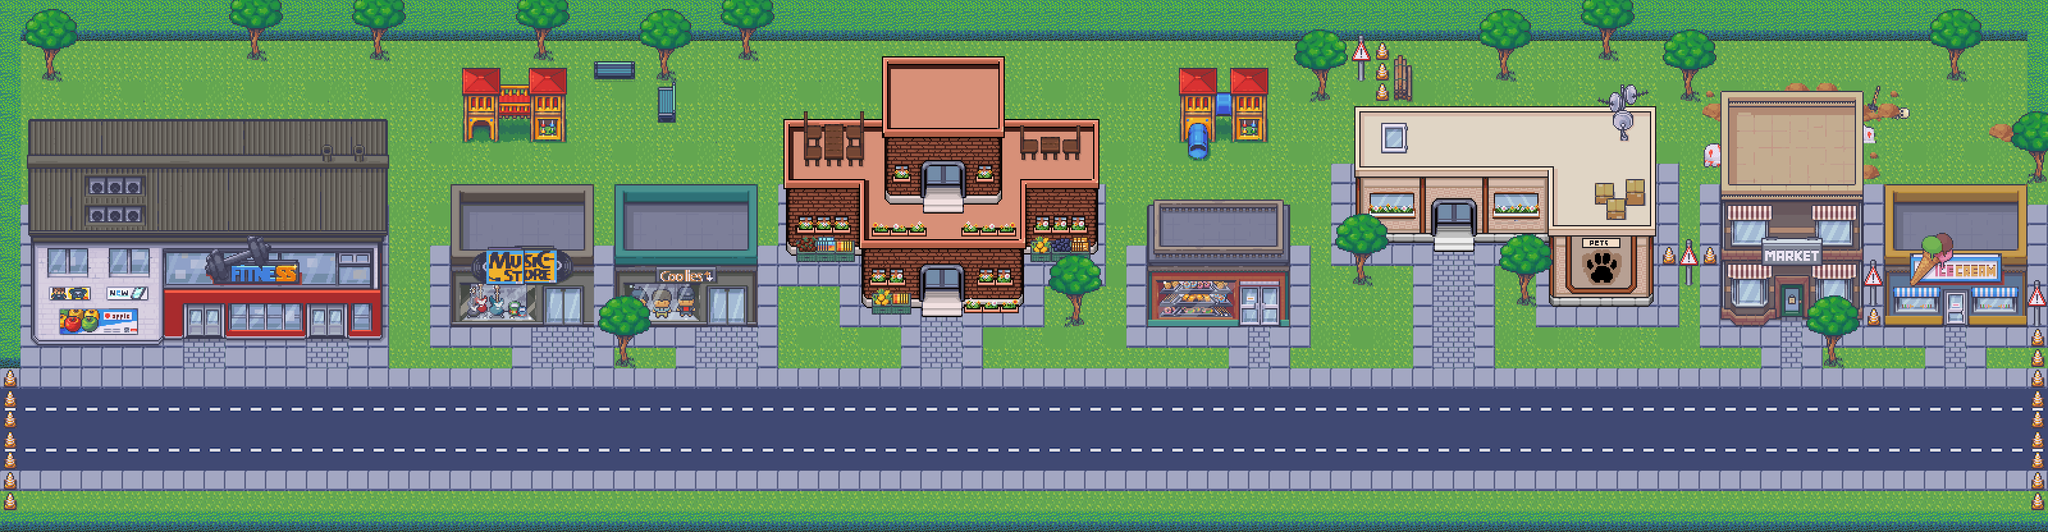

This is a level from a 2D game, rendered from its Tiled map with the project's own tilesets. A one-line summary and the map file follow, with tile-layer data summarised:
An orthogonal 100x26 tile map with 32x32 px tiles, 6 tile layers (ground_Layer, street_Layer, path_Layer, building_Layer, ...), 1 hidden layer not drawn, 10 tilesets.

<map version="1.10" tiledversion="1.10.2" orientation="orthogonal" renderorder="right-down" width="100" height="26" tilewidth="32" tileheight="32" infinite="0" nextlayerid="12" nextobjectid="1">
 <editorsettings>
  <export target="street_map.tmj" format="json" />
 </editorsettings>
 <tileset firstgid="1" name="defimon1" tilewidth="32" tileheight="32" tilecount="10176" columns="96">
  <image source="defimon1.png" width="3072" height="3392" />
 </tileset>
 <tileset firstgid="10177" name="defimon2" tilewidth="32" tileheight="32" tilecount="2640" columns="44">
  <image source="defimon2.png" width="1408" height="1920" />
 </tileset>
 <tileset firstgid="12817" name="gather_plants_1.2" tilewidth="32" tileheight="32" tilecount="920" columns="20">
  <image source="gather_plants_1.2.png" width="640" height="1472" />
 </tileset>
 <tileset firstgid="13737" name="Shopping_Center_and_Markets_32x32" tilewidth="32" tileheight="32" tilecount="2176" columns="32">
  <image source="Shopping_Center_and_Markets_32x32.png" width="1024" height="2176" />
 </tileset>
 <tileset firstgid="15913" name="Floor_Modular_Buildings_32x32" tilewidth="32" tileheight="32" tilecount="8288" columns="32">
  <image source="Floor_Modular_Buildings_32x32.png" width="1024" height="8288" />
 </tileset>
 <tileset firstgid="24201" name="School_32x32" tilewidth="32" tileheight="32" tilecount="3168" columns="32">
  <image source="School_32x32.png" width="1024" height="3168" />
 </tileset>
 <tileset firstgid="27369" name="Worksite_32x32" tilewidth="32" tileheight="32" tilecount="640" columns="32">
  <image source="Worksite_32x32.png" width="1024" height="640" />
 </tileset>
 <tileset firstgid="28009" name="Hospital_32x32" tilewidth="32" tileheight="32" tilecount="1760" columns="16">
  <image source="Hospital_32x32.png" width="512" height="3520" />
 </tileset>
 <tileset firstgid="29769" name="Grocery_store_32x32" tilewidth="32" tileheight="32" tilecount="1248" columns="16">
  <image source="Grocery_store_32x32.png" width="512" height="2496" />
 </tileset>
 <tileset firstgid="31017" name="Street32x32" tilewidth="32" tileheight="32" tilecount="256" columns="32">
  <image source="Street32x32.png" width="1024" height="256" />
 </tileset>
 <layer id="11" name="ground_Layer" width="100" height="26">
  <data>[2600 cells, 2600 non-empty, 9 distinct tile ids]</data>
 </layer>
 <layer id="10" name="street_Layer" width="100" height="26">
  <data>[2600 cells, 604 non-empty, 17 distinct tile ids]</data>
 </layer>
 <layer id="5" name="path_Layer" width="100" height="26">
  <data>[2600 cells, 750 non-empty, 11 distinct tile ids]</data>
 </layer>
 <layer id="3" name="building_Layer" width="100" height="26">
  <data>[2600 cells, 1238 non-empty, 916 distinct tile ids]</data>
 </layer>
 <layer id="4" name="signage_Layer" width="100" height="26">
  <data>[2600 cells, 43 non-empty, 43 distinct tile ids]</data>
 </layer>
 <layer id="6" name="decoration_Layer" width="100" height="26">
  <data>[2600 cells, 231 non-empty, 24 distinct tile ids]</data>
 </layer>
 <layer id="7" name="decoration2_Layer" width="100" height="26" visible="0">
  <data>[2600 cells, 68 non-empty, 4 distinct tile ids]</data>
 </layer>
</map>
